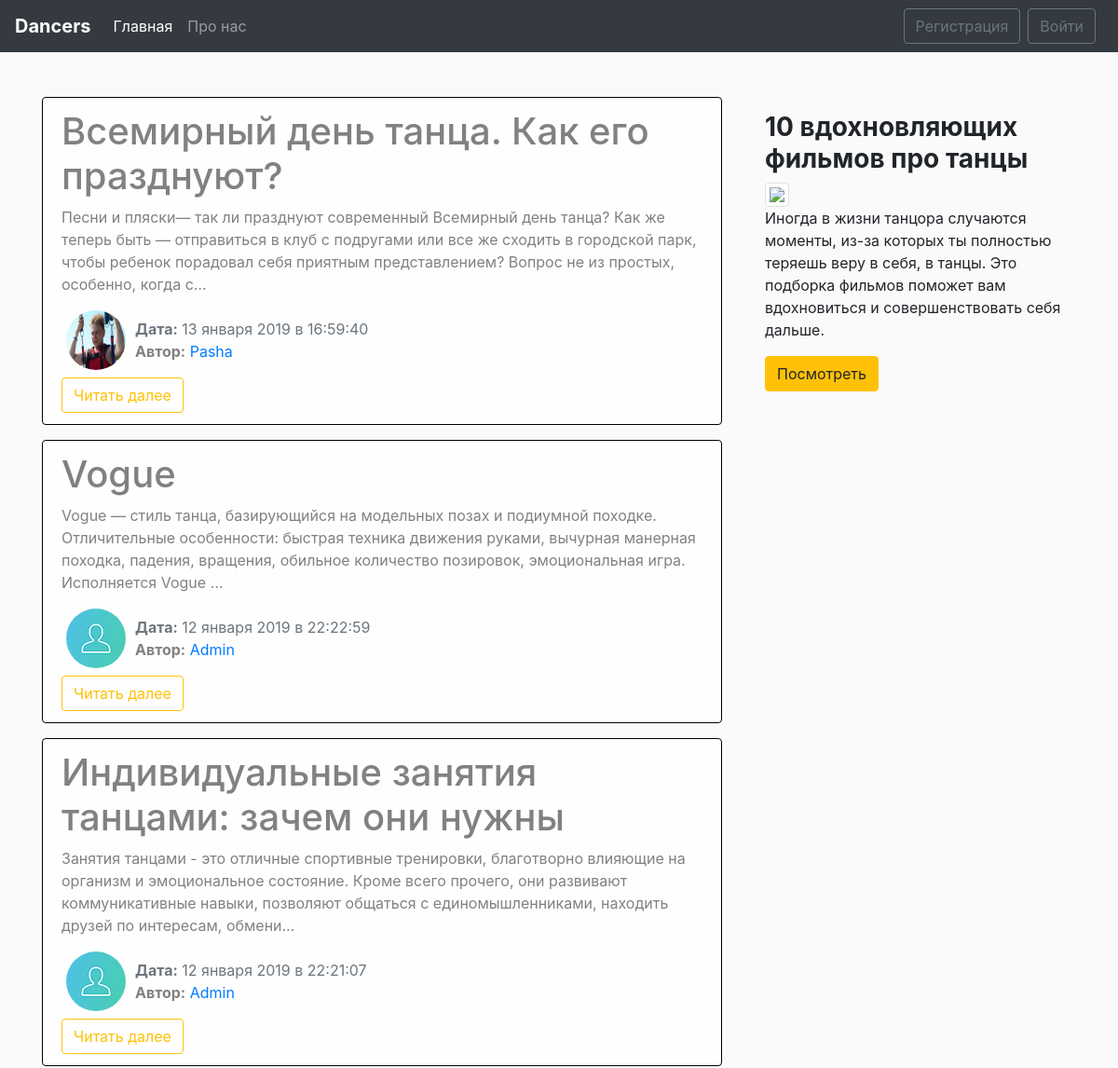
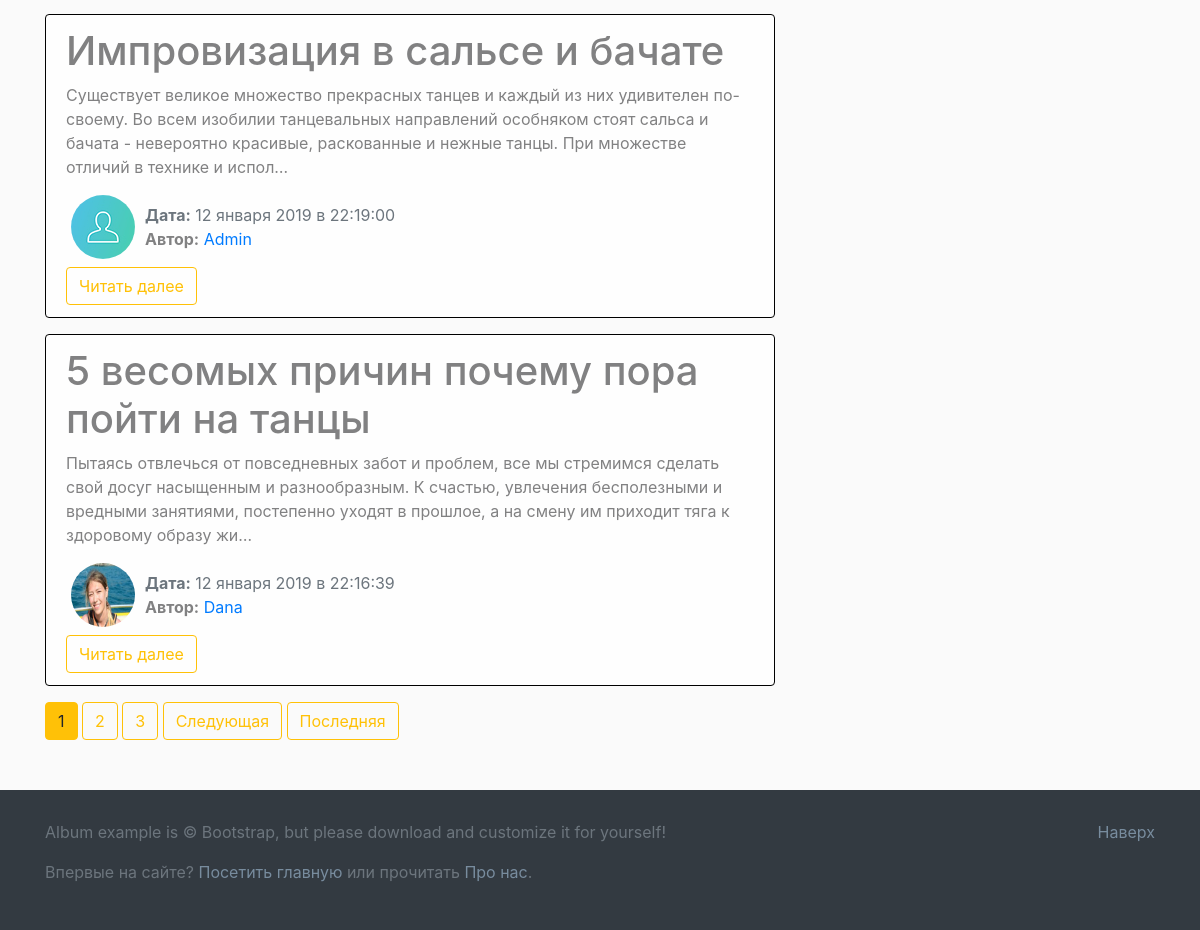
The page / on the database its author committed (2 pictures, top to bottom).
### blog/models.py (models this page shows, shortened)
class News(models.Model):
    title = models.CharField(max_length=100)
    text = models.TextField()
    date = models.DateTimeField(default=timezone.now)
    author = models.ForeignKey(User, on_delete=models.CASCADE)

### users/models.py (models this page shows, shortened)
class Profile(models.Model):
    user = models.OneToOneField(User, on_delete=models.CASCADE)
    img = models.ImageField(default='default.jpg', upload_to='user_images')

### blog/views.py (the view)
# urls.py: path('', views.ShowNewsView.as_view(), name='blog-home'),
class ShowNewsView(ListView):
    model = News
    template_name = 'blog/home.html'
    context_object_name = 'news'
    ordering = ['-date']
    paginate_by = 5
    def get_context_data(self, **kwards):
        ctx = super(ShowNewsView, self).get_context_data(**kwards)
        ctx['title'] = 'Главная страница блога'
        return ctx

### blog/templates/blog/home.html (shortened to what this page needs)
{% extends 'blog/main.html' %}
{% block main_section %}
    {% for post in news %}
        <div class="alert alert-light">
            <h1>{{ post.title }}</h1>
            <p>{{ post.text|striptags|truncatechars:250 }}</p>
            <div class="row">
                <div>
                    {% if post.author.profile.img %}
                        <img src="{{ post.author.profile.img.url }}" alt="{{ post.author }}" class="user_image">
                    {% else %}
                        <img src="/pictures/default.jpg" alt="{{ post.author }}" class="user_image">
                    {% endif %}
                </div>
                <div class="mt-2">
                    <span class="text-muted"><b>Дата:</b> {{ post.date|date:"d E Y в H:i:s" }}</span>
                    <p><b>Автор:</b><a href="{% url 'user-news' post.author %}"> {{ post.author }}</a></p>
                </div>
            </div>
            <a href="{% url 'news-detail' post.id %}" class="btn btn-outline-warning">Читать далее</a>
        </div>
    {% endfor %}
    {% if is_paginated %}
      {% for num in page_obj.paginator.page_range %}
        {% if num == page_obj.number %}
          <button class="btn btn-warning">{{ num }}</button>
        {% elif num > page_obj.number|add:'-3' and num < page_obj.number|add:'3' %}
          <a href="?page={{ num }}" class="btn btn-outline-warning">{{ num }}</a>
        {% endif %}
      {% endfor %}
      {% if page_obj.has_next %}
        <a href="?page={{ page_obj.next_page_number }}" class="btn btn-outline-warning">Следующая</a>
        <a href="?page={{ page_obj.paginator.num_pages }}" class="btn btn-outline-warning">Последняя</a>
      {% endif %}
    {% endif %}
{% endblock main_section %}

### blog/templates/blog/main.html (shortened to what this page needs)
{% load static %}
<!DOCTYPE html>
<html lang="en">
<head>
    <link rel="stylesheet"
          href="https://stackpath.bootstrapcdn.com/bootstrap/4.2.1/css/bootstrap.min.css">
    <link rel="stylesheet" href="{% static 'blog/main.css' %}">
</head>
<body>
<nav class="navbar navbar-expand-lg navbar-dark bg-dark  mb-5">
    <a class="navbar-brand" href="{% url 'blog-home' %}"><b> Dancers </b> </a>
    <div class="collapse navbar-collapse" id="navbarsExample09">
        <ul class="navbar-nav mr-auto">
            <li class="nav-item active">
                <a class="nav-link" href="{% url 'blog-home' %}">Главная </a>
            </li>
            <li class="nav-item">
                <a class="nav-link" href="{% url 'blog-link' %}">Про нас</a>
            </li>
        </ul>
    </div>
    <div class="navbar-nav">
        {% if user.is_authenticated %}
            <a href="{% url 'news-add' %}" class="btn btn-outline-secondary mr-2"> Добавить статью</a>
            <a href="{% url 'profile' %}" class="btn btn-outline-secondary mr-2"> Профиль</a>
            <a href="{% url 'exit' %}" class="btn btn-outline-secondary "> Выйти</a>
        {% else %}
            <a href="{% url 'reg' %}" class="btn btn-outline-secondary mr-2"> Регистрация</a>
            <a href="{% url 'auth' %}" class="btn btn-outline-secondary mr-2"> Войти</a>
        {% endif %}
    </div>
</nav>
<main class="container">
    <div class="row">
        <div class="col-md-8">
            {% block main_section %}
            {% endblock %}
        </div>
        <aside class="col-md-4">
            <div class="p-3 mb-3 rounded">
                <h3><b> 10 вдохновляющих фильмов про танцы </b></h3>
                <img src="http://poleday.ru/templates/protostar/img/jazz.jpg" class="img-thumbnail">
                <p> Иногда в жизни танцора случаются моменты, из-за которых ты полностью теряешь веру в себя, в танцы.
                    Это подборка фильмов поможет вам вдохновиться и совершенствовать себя дальше.
                </p>
                <a href="https://basetop.ru/top-10-filmov-pro-tantsyi-spisok-luchshih/" target="_blank">
                    <button class="btn btn-warning"> Посмотреть</button>
                </a>
            </div>
        </aside>
    </div>
</main>
<footer class="text-muted">
    <div class="container">
        <p class="float-right">
            <a href="#">Наверх</a>
        </p>
        <p>Album example is © Bootstrap, but please download and customize it for yourself!</p>
        <p>Впервые на сайте? <a href="/">Посетить главную</a> или прочитать <a
                href="{% url 'blog-link' %}">Про нас</a>.</p>
    </div>
</footer>
</body>
</html>

### blog/static/blog/main.css (style rules this page uses)
body { background: #fafafa; }
img { max-width: 100%!important; }
footer { padding: 30px; background: #333a41; color: #f1efef; float: left; width: 100%; margin-top: 50px; }
footer a { color: #788c9e }
.alert-light { border-color: black; }
.user_image { width: 64px; height: 64px; border-radius: 50%; margin-right: 10px; margin-left: 20px; }

### rows shown on the page
News: title "Всемирный день танца. Как его празднуют?", text "Песни и пляски— так ли празднуют современный Всемирный день танца? Как же теперь быть — отправиться в клуб с подругами или все же сходить в городской парк, чтобы ребенок порадовал себя приятным представлением? Вопрос не из простых, особенно, когда с…", author.profile.img (picture), date "13 января 2019 в 16:59:40", author "Pasha"
News: title "Vogue", text "Vogue — стиль танца, базирующийся на модельных позах и подиумной походке. Отличительные особенности: быстрая техника движения руками, вычурная манерная походка, падения, вращения, обильное количество позировок, эмоциональная игра. Исполняется Vogue …", author.profile.img (placeholder picture), date "12 января 2019 в 22:22:59", author "Admin"
News: title "Индивидуальные занятия танцами: зачем они нужны", text "Занятия танцами - это отличные спортивные тренировки, благотворно влияющие на организм и эмоциональное состояние. Кроме всего прочего, они развивают коммуникативные навыки, позволяют общаться с единомышленниками, находить друзей по интересам, обмени…", author.profile.img (placeholder picture), date "12 января 2019 в 22:21:07", author "Admin"
News: title "Импровизация в сальсе и бачате", text "Существует великое множество прекрасных танцев и каждый из них удивителен по-своему. Во всем изобилии танцевальных направлений особняком стоят сальса и бачата - невероятно красивые, раскованные и нежные танцы. При множестве отличий в технике и испол…", author.profile.img (placeholder picture), date "12 января 2019 в 22:19:00", author "Admin"
News: title "5 весомых причин почему пора пойти на танцы", text "Пытаясь отвлечься от повседневных забот и проблем, все мы стремимся сделать свой досуг насыщенным и разнообразным. К счастью, увлечения бесполезными и вредными занятиями, постепенно уходят в прошлое, а на смену им приходит тяга к здоровому образу жи…", author.profile.img (picture), date "12 января 2019 в 22:16:39", author "Dana"

### other values the page prints
{{ num }} "1"
{{ num }} "2" "3"
